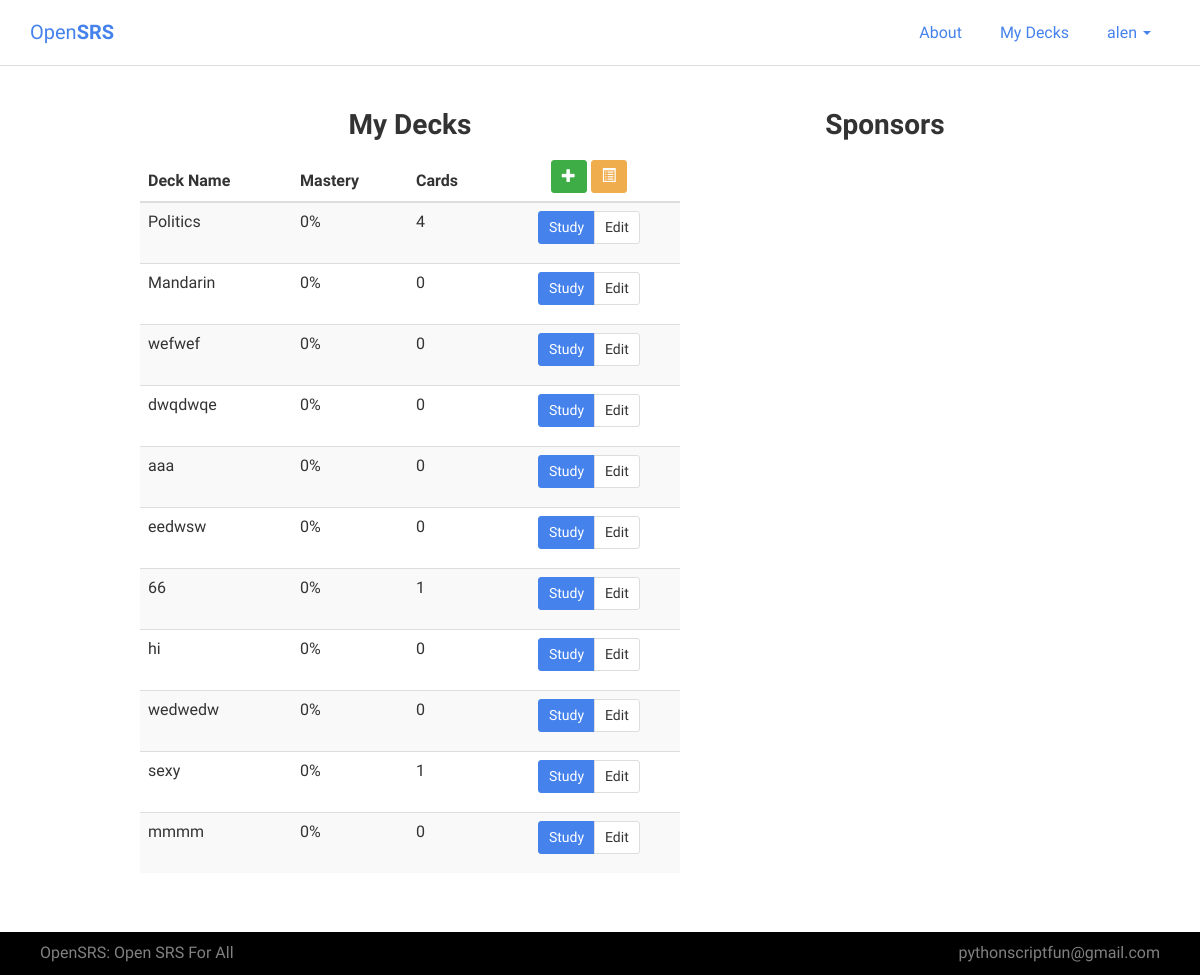
/decks_template (signed in), run on an earlier commit of the app's database.
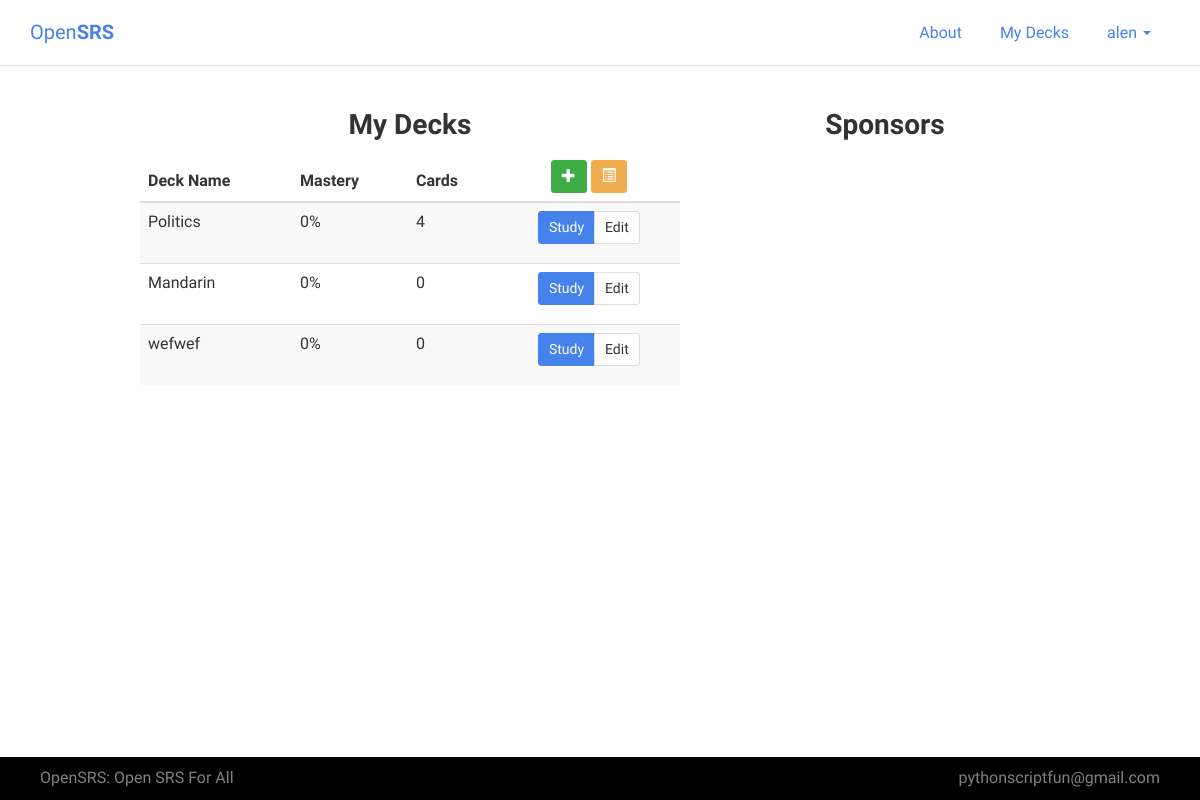
And on a later commit of the database.
### cards/models.py (models this page shows, shortened)
class Deck(models.Model):
    name = models.CharField(max_length=200, null=True, blank=True)
    created_at = models.DateTimeField(auto_now_add=True, null=True, blank=True)
    user = models.ForeignKey(User)

### cards/views.py (the view, shortened to what this page needs)
# urls.py: url('^decks_template', views.decks_view, name="decks"),
@csrf_exempt
def decks_view(request):
    if request.method == "POST" and request.POST.get("function") == "deleteDeck":
        Deck.objects.get(pk=request.POST.get("id")).delete()
        query_set = Deck.objects.filter(user__exact=request.user.id)
        return render(request, "cards/decks_template.html", {"query_set": query_set})
    elif request.method == "POST":
        form = DeckForm({"user": request.user.id, "name": request.POST.get("deckname")})
        if form.is_valid():
            form.save()
    query_set = Deck.objects.filter(user__exact=request.user.id)
    return render(request, "cards/decks_template.html", {"query_set": query_set})

### cards/templates/cards/decks_template.html (shortened to what this page needs)
{% extends "base.html" %}
{% block content %}
<div class="container">
  <section class="col-md-6 col-md-offset-1">
    <h3 class="text-center">My Decks</h3>
    <table class="table table-striped table-hover">
    <thead>
      <tr>
        <th>Deck Name</th>
        <th>Mastery</th>
        <th>Cards</th>
        <th style="text-align:center;">
        <button class="btn btn-sm btn-success" data-toggle="tooltip" data-placement="top" title="Create a new deck" onclick="newDeck()"><span class="glyphicon glyphicon-plus"></span></button>
        <button class="btn btn-sm btn-warning" data-toggle="tooltip" data-placement="top" title="Upload a CSV. Columns must be: [ question | answer | deck ]" onclick="bulkUpload()"><span class="glyphicon glyphicon-list-alt"></span></button>
        </th>
      </tr>
    </thead>
    <tbody>
      {% for item in query_set %}
      <tr>
        <td>{{item.name}}</td>
        <td>0%</td>
        <td>{{ item.card_set.count }}</td>
        <td style="text-align:center;">
          <p class="btn-group">
          	<a href="{% url 'card_review' id=item.id %}" class="btn btn-primary btn-sm">Study</a>
        	<a href="{% url 'edit_cards' id=item.id %}" class="btn btn-default btn-sm">Edit</a>
          </p>
        </td>
      </tr>
      {% endfor %}
    </tbody>
  </table>
  </section>
  <section class="col-md-4" style="text-align:center;">
  <h3 class="text-center">Sponsors</h3>
  </section>
</div>
{% endblock %}
{% block scripts %}
{% load staticfiles %}
{% endblock %}

### cards/templates/base.html (shortened to what this page needs)
<!doctype html>
<html>
<head>
  <link rel="stylesheet" href="https://maxcdn.bootstrapcdn.com/bootstrap/3.3.6/css/bootstrap.min.css">
  {% load staticfiles %}
  <link rel="stylesheet" type="text/css" href="{% static "cards/bootstrap.css" %}">
  <link rel="stylesheet" type="text/css" href="{% static "cards/styles.css" %}">
</head>
<body>
  <div id="container">
    <nav class="navbar navbar-default navbar-static-top">
      <div class="container">
        <div class="navbar-header">
          <a class="navbar-brand" href="/">Open<span style="font-weight:700;">SRS</span></a>
        </div>
        <div id="navbar" class="navbar-collapse collapse">
          <ul class="nav navbar-nav navbar-right">
            {% if user.is_authenticated %}
              <li><a href="{% url 'about' %}">About</a></li>
              <li class=""><a href="{% url 'decks' %}">My Decks</a></li>
              <li class="dropdown"><a href="#" class="dropdown-toggle" data-toggle="dropdown" role="button" aria-haspopup="true" aria-expanded="false">{{ request.user.username }} <span class="caret"></span></a>
              </li>
            {% else %}
              <li><a href="{% url 'about' %}">About</a></li>
              <li><a href="{% url 'login' %}">Log In</a></li>
              <li><a href="{% url 'register' %}">Register</a></li>
            {% endif %}
          </ul>
        </div>
      </div>
    </nav>
  {% block content %}{% endblock content %}
  <div id="footer"><span style="color:grey;text-size:0.4em;">OpenSRS: Open SRS For All</span><span class="text-right" style="color:grey;float:right;text-size:0.4em;">pythonscriptfun@gmail.com</span></div>
</div>
</body>
</html>

### cards/static/cards/styles.css (style rules this page uses)
html, body { font-family: 'Source Sans Pro', sans-serif !important; height:100%; margin:0; padding:0; }
#container { min-height:100%; position:relative; padding-bottom:80px; }
#footer { position:absolute; bottom:0; width:100%; background:black; padding:10px 40px; }

### cards/templates/cards/decks_template.html (style rules this page uses)
th, h3 { font-weight:700; }

What changed in the data, as far as the page shows it:
removed Deck: name "dwqdwqe", card_set.count "0"
removed Deck: name "aaa", card_set.count "0"
removed Deck: name "eedwsw", card_set.count "0"
removed Deck: name "66", card_set.count "1"
removed Deck: name "hi", card_set.count "0"
removed Deck: name "wedwedw", card_set.count "0"
removed Deck: name "sexy", card_set.count "1"
removed Deck: name "mmmm", card_set.count "0"
